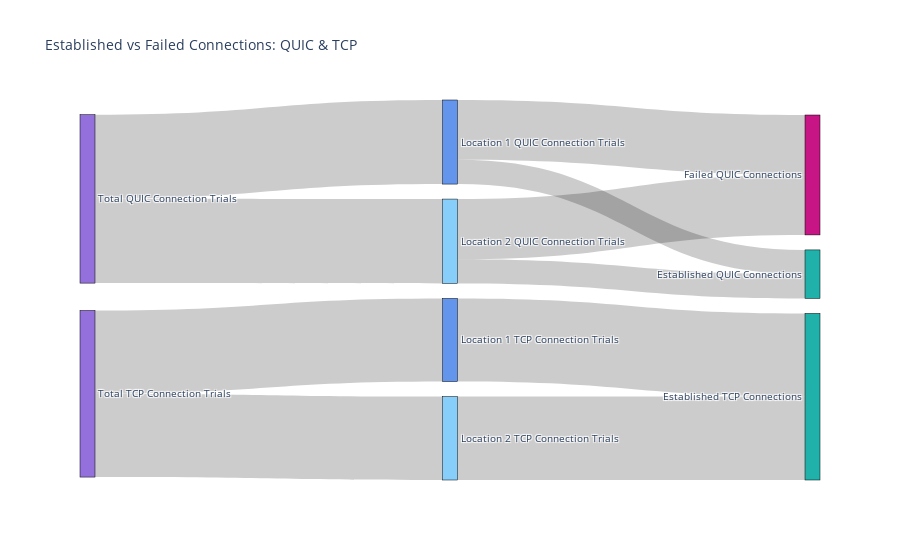

Notebook code for this chart:
### Code cell
import plotly.graph_objects as go


fig = go.Figure(data=[go.Sankey(
    node = dict(
      pad = 15,
      thickness = 15,
      line = dict(color = "black", width = 0.5),
      label = ["Total QUIC Connection Trials", "Location 1 QUIC Connection Trials", "Location 2 QUIC Connection Trials", "Established QUIC Connections", "Failed QUIC Connections", "Total TCP Connection Trials", "Location 1 TCP Connection Trials", "Location 2 TCP Connection Trials", "Established TCP Connections", "Failed TCP Connections"],
      color = ["mediumpurple", "cornflowerblue", "lightskyblue", 'lightseagreen', 'mediumvioletred', "mediumpurple", "cornflowerblue", "lightskyblue", 'lightseagreen'],
    ),
    link = dict(
      source = [0, 0, 1, 1, 2, 2, 5, 5, 6, 6, 7, 7], # indices correspond to labels, eg A1, A2, A1, B1, ...
      target = [1, 2, 3, 4, 3, 4, 6, 7, 8, 9, 8, 9],
      value = [quic_connections["home trials"], quic_connections["campus trials"], quic_connections["home connections"], quic_connections["failed trials home"], quic_connections["campus connections"],  quic_connections["failed trials campus"], tcp_connections["home trials"], tcp_connections["campus trials"], tcp_connections["home connections"], tcp_connections["failed trials home"], tcp_connections["campus connections"],  tcp_connections["failed trials campus"]],
  ))])

fig.update_layout(
    title_text="Established vs Failed Connections: QUIC & TCP",
    font_size=10
)


fig.show()

### Figure 1 — Plotly figure (JSON) as saved in the notebook; plotly's stock layout.template omitted (floating-point values rounded to 4 significant figures)
{"data": [{"link": {"source": [0, 0, 1, 1, 2, 2, 5, 5, 6, 6, 7, 7], "target": [1, 2, 3, 4, 3, 4, 6, 7, 8, 9, 8, 9], "value": [917, 920, 265, 652, 264, 656, 907, 910, 907, 0, 910, 0]}, "node": {"color": ["mediumpurple", "cornflowerblue", "lightskyblue", "lightseagreen", "mediumvioletred", "mediumpurple", "cornflowerblue", "lightskyblue", "lightseagreen"], "label": ["Total QUIC Connection Trials", "Location 1 QUIC Connection Trials", "Location 2 QUIC Connection Trials", "Established QUIC Connections", "Failed QUIC Connections", "Total TCP Connection Trials", "Location 1 TCP Connection Trials", "Location 2 TCP Connection Trials", "Established TCP Connections", "Failed TCP Connections"], "line": {"color": "black", "width": 0.5}, "pad": 15, "thickness": 15}, "type": "sankey"}], "layout": {"font": {"size": 10}, "title": {"text": "Established vs Failed Connections: QUIC & TCP"}}}
